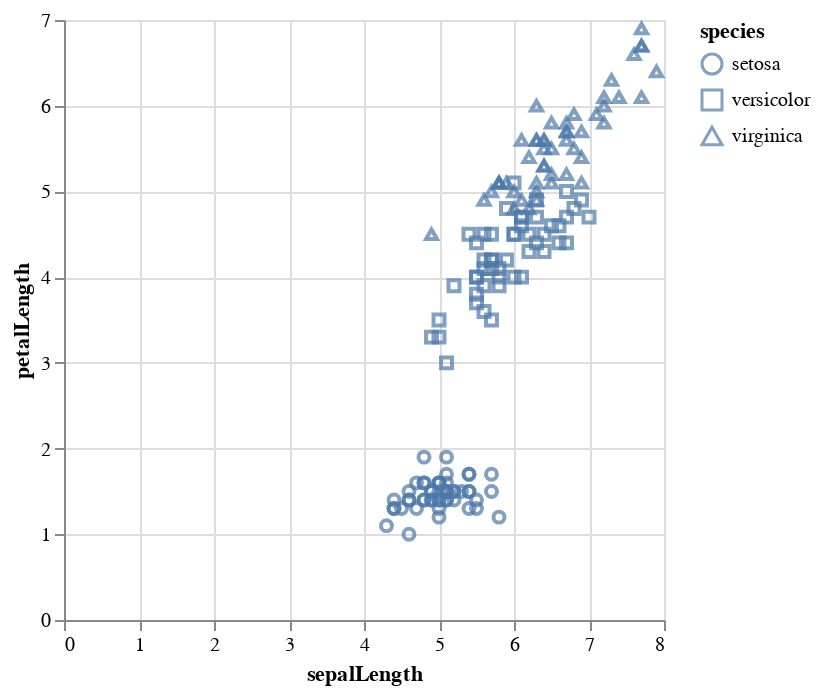

This figure's notebook cell:
### Code cell
alt.Chart(data=iris).\
    mark_point().\
    encode(
        x="sepalLength",
        y="petalLength",
        shape="species",
    )

### Figure 1 — Vega-Lite specification as saved in the notebook (floating-point values rounded to 4 significant figures; data arrays with more than 128 entries replaced by an {"elided": "..."} marker saying what was removed)
{"config": {"view": {"continuousWidth": 300, "continuousHeight": 300}}, "data": {"name": "data-5492ad92962bad06c6c3f4c2fd78919a"}, "mark": {"type": "point"}, "encoding": {"shape": {"field": "species", "type": "nominal"}, "x": {"field": "sepalLength", "type": "quantitative"}, "y": {"field": "petalLength", "type": "quantitative"}}, "$schema": "https://vega.github.io/schema/vega-lite/v5.17.0.json", "datasets": {"data-5492ad92962bad06c6c3f4c2fd78919a": {"elided": "150 records"}}}
